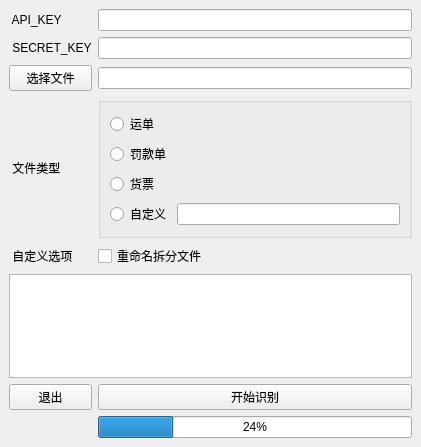
<?xml version="1.0" encoding="UTF-8"?>
<ui version="4.0">
 <class>MainWindow</class>
 <widget class="QMainWindow" name="MainWindow">
  <property name="geometry">
   <rect>
    <x>0</x>
    <y>0</y>
    <width>421</width>
    <height>447</height>
   </rect>
  </property>
  <property name="windowTitle">
   <string>国际运单单号识别</string>
  </property>
  <widget class="QWidget" name="centralwidget">
   <layout class="QGridLayout" name="gridLayout">
    <item row="1" column="0">
     <layout class="QGridLayout" name="gridLayout_2">
      <item row="5" column="1">
       <widget class="QLineEdit" name="lineEdit_3"/>
      </item>
      <item row="12" column="0" colspan="2">
       <widget class="QTextEdit" name="textEdit"/>
      </item>
      <item row="11" column="0">
       <widget class="QLabel" name="label_4">
        <property name="text">
         <string> 自定义选项</string>
        </property>
       </widget>
      </item>
      <item row="7" column="0" rowspan="3">
       <widget class="QLabel" name="label_3">
        <property name="text">
         <string> 文件类型</string>
        </property>
       </widget>
      </item>
      <item row="0" column="1">
       <widget class="QLineEdit" name="lineEdit"/>
      </item>
      <item row="14" column="1">
       <spacer name="verticalSpacer_3">
        <property name="orientation">
         <enum>Qt::Vertical</enum>
        </property>
        <property name="sizeHint" stdset="0">
         <size>
          <width>20</width>
          <height>40</height>
         </size>
        </property>
       </spacer>
      </item>
      <item row="5" column="0">
       <widget class="QPushButton" name="pushButton">
        <property name="text">
         <string>选择文件</string>
        </property>
       </widget>
      </item>
      <item row="3" column="0">
       <widget class="QLabel" name="label_2">
        <property name="text">
         <string> SECRET_KEY</string>
        </property>
       </widget>
      </item>
      <item row="17" column="0">
       <widget class="QPushButton" name="pushButton_3">
        <property name="text">
         <string>退出</string>
        </property>
       </widget>
      </item>
      <item row="18" column="1">
       <widget class="QProgressBar" name="progressBar">
        <property name="value">
         <number>24</number>
        </property>
       </widget>
      </item>
      <item row="10" column="0">
       <spacer name="verticalSpacer_5">
        <property name="orientation">
         <enum>Qt::Vertical</enum>
        </property>
        <property name="sizeHint" stdset="0">
         <size>
          <width>20</width>
          <height>40</height>
         </size>
        </property>
       </spacer>
      </item>
      <item row="0" column="0">
       <widget class="QLabel" name="label">
        <property name="text">
         <string> API_KEY</string>
        </property>
       </widget>
      </item>
      <item row="17" column="1">
       <widget class="QPushButton" name="pushButton_2">
        <property name="text">
         <string>开始识别</string>
        </property>
       </widget>
      </item>
      <item row="3" column="1">
       <widget class="QLineEdit" name="lineEdit_2"/>
      </item>
      <item row="6" column="1">
       <spacer name="verticalSpacer_4">
        <property name="orientation">
         <enum>Qt::Vertical</enum>
        </property>
        <property name="sizeHint" stdset="0">
         <size>
          <width>20</width>
          <height>40</height>
         </size>
        </property>
       </spacer>
      </item>
      <item row="1" column="1">
       <spacer name="verticalSpacer">
        <property name="orientation">
         <enum>Qt::Vertical</enum>
        </property>
        <property name="sizeHint" stdset="0">
         <size>
          <width>20</width>
          <height>40</height>
         </size>
        </property>
       </spacer>
      </item>
      <item row="4" column="1">
       <spacer name="verticalSpacer_2">
        <property name="orientation">
         <enum>Qt::Vertical</enum>
        </property>
        <property name="sizeHint" stdset="0">
         <size>
          <width>20</width>
          <height>40</height>
         </size>
        </property>
       </spacer>
      </item>
      <item row="7" column="1" rowspan="3">
       <widget class="QGroupBox" name="groupBox">
        <property name="title">
         <string/>
        </property>
        <layout class="QGridLayout" name="gridLayout_3">
         <item row="0" column="0">
          <widget class="QRadioButton" name="radioButton">
           <property name="text">
            <string>运单</string>
           </property>
          </widget>
         </item>
         <item row="3" column="0">
          <widget class="QRadioButton" name="radioButton_4">
           <property name="text">
            <string>自定义</string>
           </property>
          </widget>
         </item>
         <item row="3" column="1">
          <widget class="QLineEdit" name="lineEdit_4">
           <property name="text">
            <string/>
           </property>
          </widget>
         </item>
         <item row="2" column="0">
          <widget class="QRadioButton" name="radioButton_3">
           <property name="text">
            <string>货票</string>
           </property>
          </widget>
         </item>
         <item row="1" column="0">
          <widget class="QRadioButton" name="radioButton_2">
           <property name="text">
            <string>罚款单</string>
           </property>
          </widget>
         </item>
        </layout>
       </widget>
      </item>
      <item row="11" column="1">
       <widget class="QCheckBox" name="checkBox">
        <property name="text">
         <string>重命名拆分文件</string>
        </property>
       </widget>
      </item>
     </layout>
    </item>
   </layout>
  </widget>
 </widget>
 <resources/>
 <connections/>
</ui>
